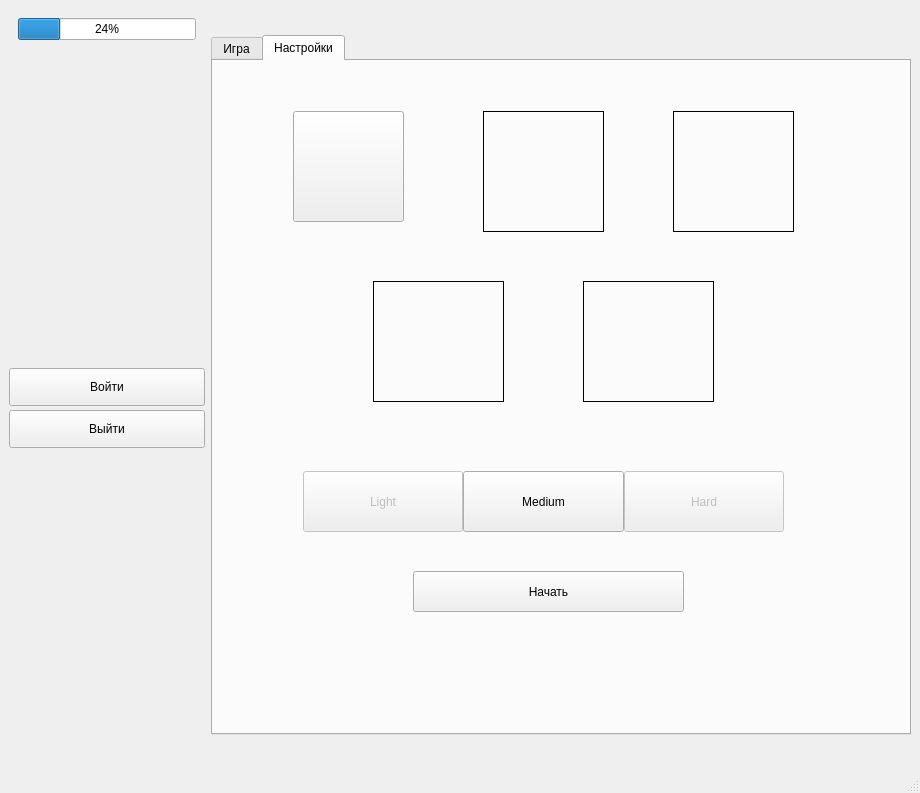
<?xml version="1.0" encoding="UTF-8"?>
<ui version="4.0">
 <class>MainWindow</class>
 <widget class="QMainWindow" name="MainWindow">
  <property name="geometry">
   <rect>
    <x>0</x>
    <y>0</y>
    <width>920</width>
    <height>793</height>
   </rect>
  </property>
  <property name="minimumSize">
   <size>
    <width>920</width>
    <height>600</height>
   </size>
  </property>
  <property name="maximumSize">
   <size>
    <width>920</width>
    <height>800</height>
   </size>
  </property>
  <property name="windowTitle">
   <string>Zoo</string>
  </property>
  <property name="windowIcon">
   <iconset>
    <normaloff>../resources/images/allanimals.jpg</normaloff>../resources/images/allanimals.jpg</iconset>
  </property>
  <property name="styleSheet">
   <string notr="true"/>
  </property>
  <widget class="QWidget" name="centralwidget">
   <layout class="QGridLayout" name="gridLayout_3">
    <item row="0" column="0">
     <layout class="QVBoxLayout" name="verticalLayout_3">
      <property name="spacing">
       <number>4</number>
      </property>
      <item>
       <widget class="QWidget" name="widget" native="true">
        <layout class="QGridLayout" name="gridLayout_2">
         <item row="0" column="0">
          <widget class="QProgressBar" name="progressBar">
           <property name="value">
            <number>24</number>
           </property>
          </widget>
         </item>
        </layout>
       </widget>
      </item>
      <item>
       <spacer name="verticalSpacer">
        <property name="orientation">
         <enum>Qt::Vertical</enum>
        </property>
        <property name="sizeHint" stdset="0">
         <size>
          <width>20</width>
          <height>40</height>
         </size>
        </property>
       </spacer>
      </item>
      <item>
       <widget class="QPushButton" name="pushButton">
        <property name="sizePolicy">
         <sizepolicy hsizetype="Preferred" vsizetype="Preferred">
          <horstretch>0</horstretch>
          <verstretch>0</verstretch>
         </sizepolicy>
        </property>
        <property name="minimumSize">
         <size>
          <width>100</width>
          <height>38</height>
         </size>
        </property>
        <property name="text">
         <string>Войти</string>
        </property>
       </widget>
      </item>
      <item>
       <widget class="QPushButton" name="pushButton_2">
        <property name="sizePolicy">
         <sizepolicy hsizetype="Preferred" vsizetype="Preferred">
          <horstretch>0</horstretch>
          <verstretch>0</verstretch>
         </sizepolicy>
        </property>
        <property name="minimumSize">
         <size>
          <width>50</width>
          <height>38</height>
         </size>
        </property>
        <property name="text">
         <string>Выйти</string>
        </property>
        <property name="iconSize">
         <size>
          <width>30</width>
          <height>30</height>
         </size>
        </property>
       </widget>
      </item>
      <item>
       <spacer name="verticalSpacer_2">
        <property name="orientation">
         <enum>Qt::Vertical</enum>
        </property>
        <property name="sizeHint" stdset="0">
         <size>
          <width>20</width>
          <height>40</height>
         </size>
        </property>
       </spacer>
      </item>
     </layout>
    </item>
    <item row="0" column="1">
     <widget class="QTabWidget" name="tabWidget">
      <property name="minimumSize">
       <size>
        <width>700</width>
        <height>500</height>
       </size>
      </property>
      <property name="maximumSize">
       <size>
        <width>700</width>
        <height>700</height>
       </size>
      </property>
      <property name="currentIndex">
       <number>1</number>
      </property>
      <widget class="QWidget" name="tab">
       <attribute name="title">
        <string>Игра</string>
       </attribute>
       <widget class="QFrame" name="frame">
        <property name="geometry">
         <rect>
          <x>20</x>
          <y>20</y>
          <width>551</width>
          <height>491</height>
         </rect>
        </property>
        <property name="styleSheet">
         <string notr="true">QFrame{
border: 2px solid black;
}</string>
        </property>
        <property name="frameShape">
         <enum>QFrame::StyledPanel</enum>
        </property>
        <property name="frameShadow">
         <enum>QFrame::Raised</enum>
        </property>
        <widget class="QWidget" name="gridLayoutWidget">
         <property name="geometry">
          <rect>
           <x>20</x>
           <y>20</y>
           <width>518</width>
           <height>451</height>
          </rect>
         </property>
         <layout class="QGridLayout" name="gridLayout">
          <property name="sizeConstraint">
           <enum>QLayout::SetDefaultConstraint</enum>
          </property>
          <item row="0" column="3">
           <widget class="QLabel" name="label_4">
            <property name="styleSheet">
             <string notr="true">QLabel:hover{
background:orange;
}</string>
            </property>
            <property name="text">
             <string>TextLabel</string>
            </property>
           </widget>
          </item>
          <item row="0" column="0">
           <widget class="QLabel" name="label">
            <property name="styleSheet">
             <string notr="true">QLabel:hover{
background:orange;
}</string>
            </property>
            <property name="text">
             <string>TextLabel</string>
            </property>
           </widget>
          </item>
          <item row="1" column="3">
           <widget class="QLabel" name="label_16">
            <property name="styleSheet">
             <string notr="true">QLabel:hover{
background:orange;
}</string>
            </property>
            <property name="text">
             <string>TextLabel</string>
            </property>
           </widget>
          </item>
          <item row="2" column="2">
           <widget class="QLabel" name="label_12">
            <property name="styleSheet">
             <string notr="true">QLabel:hover{
background:orange;
}</string>
            </property>
            <property name="text">
             <string>TextLabel</string>
            </property>
           </widget>
          </item>
          <item row="0" column="1">
           <widget class="QLabel" name="label_7">
            <property name="styleSheet">
             <string notr="true">QLabel:hover{
background:orange;
}</string>
            </property>
            <property name="text">
             <string>TextLabel</string>
            </property>
           </widget>
          </item>
          <item row="3" column="0">
           <widget class="QLabel" name="label_6">
            <property name="sizePolicy">
             <sizepolicy hsizetype="Preferred" vsizetype="Minimum">
              <horstretch>0</horstretch>
              <verstretch>0</verstretch>
             </sizepolicy>
            </property>
            <property name="styleSheet">
             <string notr="true">QLabel:hover{
background:orange;
}</string>
            </property>
            <property name="text">
             <string>TextLabel</string>
            </property>
           </widget>
          </item>
          <item row="2" column="1">
           <widget class="QLabel" name="label_9">
            <property name="styleSheet">
             <string notr="true">QLabel:hover{
background:orange;
}</string>
            </property>
            <property name="text">
             <string>TextLabel</string>
            </property>
           </widget>
          </item>
          <item row="3" column="3">
           <widget class="QLabel" name="label_14">
            <property name="styleSheet">
             <string notr="true">QLabel:hover{
background:orange;
}</string>
            </property>
            <property name="text">
             <string>TextLabel</string>
            </property>
           </widget>
          </item>
          <item row="0" column="2">
           <widget class="QLabel" name="label_3">
            <property name="styleSheet">
             <string notr="true">QLabel:hover{
background:orange;
}</string>
            </property>
            <property name="text">
             <string>TextLabel</string>
            </property>
           </widget>
          </item>
          <item row="3" column="2">
           <widget class="QLabel" name="label_13">
            <property name="styleSheet">
             <string notr="true">QLabel:hover{
background:orange;
}</string>
            </property>
            <property name="text">
             <string>TextLabel</string>
            </property>
           </widget>
          </item>
          <item row="1" column="1">
           <widget class="QLabel" name="label_8">
            <property name="styleSheet">
             <string notr="true">QLabel:hover{
background:orange;
}</string>
            </property>
            <property name="text">
             <string>TextLabel</string>
            </property>
           </widget>
          </item>
          <item row="1" column="0">
           <widget class="QLabel" name="label_5">
            <property name="styleSheet">
             <string notr="true">QLabel:hover{
background:orange;
}</string>
            </property>
            <property name="text">
             <string>TextLabel</string>
            </property>
           </widget>
          </item>
          <item row="2" column="3">
           <widget class="QLabel" name="label_15">
            <property name="styleSheet">
             <string notr="true">QLabel:hover{
background:orange;
}</string>
            </property>
            <property name="text">
             <string>TextLabel</string>
            </property>
           </widget>
          </item>
          <item row="2" column="0">
           <widget class="QLabel" name="label_2">
            <property name="styleSheet">
             <string notr="true">QLabel:hover{
background:orange;
}</string>
            </property>
            <property name="text">
             <string>TextLabel</string>
            </property>
           </widget>
          </item>
          <item row="3" column="1">
           <widget class="QLabel" name="label_10">
            <property name="styleSheet">
             <string notr="true">QLabel:hover{
background:orange;
}</string>
            </property>
            <property name="text">
             <string>TextLabel</string>
            </property>
           </widget>
          </item>
          <item row="1" column="2">
           <widget class="QLabel" name="label_11">
            <property name="sizePolicy">
             <sizepolicy hsizetype="Preferred" vsizetype="Preferred">
              <horstretch>0</horstretch>
              <verstretch>0</verstretch>
             </sizepolicy>
            </property>
            <property name="styleSheet">
             <string notr="true">QLabel:hover{
background:orange;
}</string>
            </property>
            <property name="text">
             <string>TextLabel</string>
            </property>
           </widget>
          </item>
         </layout>
        </widget>
       </widget>
       <widget class="QWidget" name="verticalLayoutWidget">
        <property name="geometry">
         <rect>
          <x>20</x>
          <y>530</y>
          <width>160</width>
          <height>65</height>
         </rect>
        </property>
        <layout class="QVBoxLayout" name="layout">
         <item>
          <widget class="QLabel" name="label_17">
           <property name="text">
            <string>Таймер:</string>
           </property>
          </widget>
         </item>
        </layout>
       </widget>
      </widget>
      <widget class="QWidget" name="tab_2">
       <attribute name="title">
        <string>Настройки</string>
       </attribute>
       <widget class="QPushButton" name="pushButton_4">
        <property name="geometry">
         <rect>
          <x>200</x>
          <y>510</y>
          <width>271</width>
          <height>41</height>
         </rect>
        </property>
        <property name="text">
         <string>Начать</string>
        </property>
       </widget>
       <widget class="QWidget" name="horizontalLayoutWidget">
        <property name="geometry">
         <rect>
          <x>90</x>
          <y>410</y>
          <width>481</width>
          <height>61</height>
         </rect>
        </property>
        <layout class="QHBoxLayout" name="horizontalLayout">
         <property name="spacing">
          <number>0</number>
         </property>
         <item>
          <widget class="QPushButton" name="pushButton_6">
           <property name="enabled">
            <bool>false</bool>
           </property>
           <property name="sizePolicy">
            <sizepolicy hsizetype="Minimum" vsizetype="Preferred">
             <horstretch>0</horstretch>
             <verstretch>0</verstretch>
            </sizepolicy>
           </property>
           <property name="text">
            <string>Light</string>
           </property>
           <property name="checkable">
            <bool>false</bool>
           </property>
          </widget>
         </item>
         <item>
          <widget class="QPushButton" name="pushButton_7">
           <property name="sizePolicy">
            <sizepolicy hsizetype="Minimum" vsizetype="Preferred">
             <horstretch>0</horstretch>
             <verstretch>0</verstretch>
            </sizepolicy>
           </property>
           <property name="text">
            <string>Medium</string>
           </property>
          </widget>
         </item>
         <item>
          <widget class="QPushButton" name="pushButton_5">
           <property name="enabled">
            <bool>false</bool>
           </property>
           <property name="sizePolicy">
            <sizepolicy hsizetype="Minimum" vsizetype="Preferred">
             <horstretch>0</horstretch>
             <verstretch>0</verstretch>
            </sizepolicy>
           </property>
           <property name="text">
            <string>Hard</string>
           </property>
          </widget>
         </item>
        </layout>
       </widget>
       <widget class="QLabel" name="label_20">
        <property name="enabled">
         <bool>false</bool>
        </property>
        <property name="geometry">
         <rect>
          <x>160</x>
          <y>220</y>
          <width>131</width>
          <height>121</height>
         </rect>
        </property>
        <property name="styleSheet">
         <string notr="true">QLabel{
border: 1px solid black;}</string>
        </property>
        <property name="text">
         <string/>
        </property>
        <property name="pixmap">
         <pixmap>resources/images/depositphotos_71499821-stock-photo-fun-cartoon-dog.jpg</pixmap>
        </property>
        <property name="scaledContents">
         <bool>true</bool>
        </property>
       </widget>
       <widget class="QLabel" name="label_21">
        <property name="enabled">
         <bool>false</bool>
        </property>
        <property name="geometry">
         <rect>
          <x>270</x>
          <y>50</y>
          <width>121</width>
          <height>121</height>
         </rect>
        </property>
        <property name="styleSheet">
         <string notr="true">QLabel{
border: 1px solid black;}</string>
        </property>
        <property name="text">
         <string/>
        </property>
        <property name="pixmap">
         <pixmap>resources/images/depositphotos_13270628-stock-illustration-3d-cartoon-bird.jpg</pixmap>
        </property>
        <property name="scaledContents">
         <bool>true</bool>
        </property>
       </widget>
       <widget class="QLabel" name="label_22">
        <property name="enabled">
         <bool>false</bool>
        </property>
        <property name="geometry">
         <rect>
          <x>460</x>
          <y>50</y>
          <width>121</width>
          <height>121</height>
         </rect>
        </property>
        <property name="styleSheet">
         <string notr="true">QLabel{
border: 1px solid black;}</string>
        </property>
        <property name="text">
         <string/>
        </property>
        <property name="pixmap">
         <pixmap>resources/images/depositphotos_37483085-stock-photo-fun-koala.jpg</pixmap>
        </property>
        <property name="scaledContents">
         <bool>true</bool>
        </property>
       </widget>
       <widget class="QLabel" name="label_18">
        <property name="enabled">
         <bool>false</bool>
        </property>
        <property name="geometry">
         <rect>
          <x>370</x>
          <y>220</y>
          <width>131</width>
          <height>121</height>
         </rect>
        </property>
        <property name="styleSheet">
         <string notr="true">QLabel{
border: 1px solid black;}</string>
        </property>
        <property name="text">
         <string/>
        </property>
        <property name="pixmap">
         <pixmap>resources/images/depositphotos_136889860-stock-photo-funny-cartoon-character.jpg</pixmap>
        </property>
        <property name="scaledContents">
         <bool>true</bool>
        </property>
       </widget>
       <widget class="QPushButton" name="pushButton_3">
        <property name="geometry">
         <rect>
          <x>80</x>
          <y>50</y>
          <width>111</width>
          <height>111</height>
         </rect>
        </property>
        <property name="text">
         <string/>
        </property>
       </widget>
      </widget>
     </widget>
    </item>
   </layout>
  </widget>
  <widget class="QMenuBar" name="menubar">
   <property name="geometry">
    <rect>
     <x>0</x>
     <y>0</y>
     <width>920</width>
     <height>25</height>
    </rect>
   </property>
  </widget>
  <widget class="QStatusBar" name="statusbar"/>
 </widget>
 <resources/>
 <connections/>
</ui>
